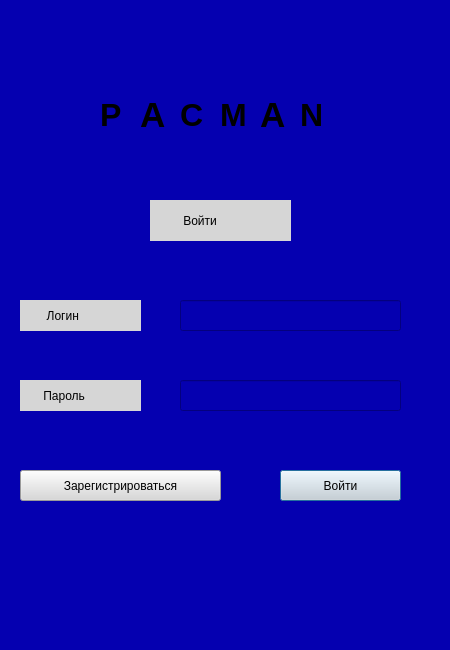
<?xml version="1.0" encoding="UTF-8"?>
<ui version="4.0">
 <class>vhod</class>
 <widget class="QDialog" name="vhod">
  <property name="geometry">
   <rect>
    <x>0</x>
    <y>0</y>
    <width>450</width>
    <height>650</height>
   </rect>
  </property>
  <property name="minimumSize">
   <size>
    <width>450</width>
    <height>650</height>
   </size>
  </property>
  <property name="maximumSize">
   <size>
    <width>450</width>
    <height>650</height>
   </size>
  </property>
  <property name="windowTitle">
   <string>Dialog</string>
  </property>
  <property name="styleSheet">
   <string notr="true">
background-color: rgb(5, 0, 176);


</string>
  </property>
  <widget class="QLabel" name="label1">
   <property name="geometry">
    <rect>
     <x>150</x>
     <y>200</y>
     <width>141</width>
     <height>41</height>
    </rect>
   </property>
   <property name="styleSheet">
    <string notr="true">background-color: rgb(214, 214, 214);
font: 75 9pt &quot;MS Shell Dlg 2&quot;;</string>
   </property>
   <property name="text">
    <string>          Войти</string>
   </property>
  </widget>
  <widget class="QLabel" name="label2">
   <property name="geometry">
    <rect>
     <x>20</x>
     <y>300</y>
     <width>121</width>
     <height>31</height>
    </rect>
   </property>
   <property name="styleSheet">
    <string notr="true">background-color: rgb(214, 214, 214);
font: 75 9pt &quot;MS Shell Dlg 2&quot;;</string>
   </property>
   <property name="text">
    <string>        Логин</string>
   </property>
  </widget>
  <widget class="QLabel" name="label3">
   <property name="geometry">
    <rect>
     <x>20</x>
     <y>380</y>
     <width>121</width>
     <height>31</height>
    </rect>
   </property>
   <property name="styleSheet">
    <string notr="true">background-color: rgb(214, 214, 214);
font: 75 9pt &quot;MS Shell Dlg 2&quot;;</string>
   </property>
   <property name="text">
    <string>       Пароль</string>
   </property>
  </widget>
  <widget class="QLineEdit" name="email">
   <property name="geometry">
    <rect>
     <x>180</x>
     <y>300</y>
     <width>221</width>
     <height>31</height>
    </rect>
   </property>
   <property name="styleSheet">
    <string notr="true">
color: rgb(255, 255, 255);
</string>
   </property>
   <property name="text">
    <string/>
   </property>
  </widget>
  <widget class="QLineEdit" name="password">
   <property name="geometry">
    <rect>
     <x>180</x>
     <y>380</y>
     <width>221</width>
     <height>31</height>
    </rect>
   </property>
   <property name="styleSheet">
    <string notr="true">color: rgb(255, 255, 255);</string>
   </property>
   <property name="text">
    <string/>
   </property>
  </widget>
  <widget class="QPushButton" name="access">
   <property name="geometry">
    <rect>
     <x>280</x>
     <y>470</y>
     <width>121</width>
     <height>31</height>
    </rect>
   </property>
   <property name="styleSheet">
    <string notr="true">background-color: rgb(230, 230, 230);
font: 75 9pt &quot;MS Shell Dlg 2&quot;;
background-color: rgb(216, 216, 216);</string>
   </property>
   <property name="text">
    <string>Войти</string>
   </property>
  </widget>
  <widget class="QPushButton" name="log_in">
   <property name="geometry">
    <rect>
     <x>20</x>
     <y>470</y>
     <width>201</width>
     <height>31</height>
    </rect>
   </property>
   <property name="styleSheet">
    <string notr="true">background-color: rgb(230, 230, 230);
font: 75 9pt &quot;MS Shell Dlg 2&quot;;
background-color: rgb(216, 216, 216);</string>
   </property>
   <property name="text">
    <string>Зарегистрироваться</string>
   </property>
  </widget>
  <widget class="QLabel" name="label_3">
   <property name="geometry">
    <rect>
     <x>140</x>
     <y>90</y>
     <width>31</width>
     <height>51</height>
    </rect>
   </property>
   <property name="text">
    <string>&lt;html&gt;&lt;head/&gt;&lt;body&gt;&lt;p&gt;&lt;span style=&quot; font-size:26pt; font-weight:600;&quot;&gt;A&lt;/span&gt;&lt;/p&gt;&lt;/body&gt;&lt;/html&gt;</string>
   </property>
  </widget>
  <widget class="QLabel" name="label_4">
   <property name="geometry">
    <rect>
     <x>100</x>
     <y>90</y>
     <width>31</width>
     <height>51</height>
    </rect>
   </property>
   <property name="text">
    <string>&lt;html&gt;&lt;head/&gt;&lt;body&gt;&lt;p&gt;&lt;span style=&quot; font-size:24pt; font-weight:600;&quot;&gt;P&lt;/span&gt;&lt;/p&gt;&lt;/body&gt;&lt;/html&gt;</string>
   </property>
  </widget>
  <widget class="QLabel" name="label_6">
   <property name="geometry">
    <rect>
     <x>180</x>
     <y>90</y>
     <width>31</width>
     <height>51</height>
    </rect>
   </property>
   <property name="text">
    <string>&lt;html&gt;&lt;head/&gt;&lt;body&gt;&lt;p&gt;&lt;span style=&quot; font-size:24pt; font-weight:600;&quot;&gt;C&lt;/span&gt;&lt;/p&gt;&lt;/body&gt;&lt;/html&gt;</string>
   </property>
  </widget>
  <widget class="QLabel" name="label_7">
   <property name="geometry">
    <rect>
     <x>300</x>
     <y>90</y>
     <width>31</width>
     <height>51</height>
    </rect>
   </property>
   <property name="text">
    <string>&lt;html&gt;&lt;head/&gt;&lt;body&gt;&lt;p&gt;&lt;span style=&quot; font-size:24pt; font-weight:600;&quot;&gt;N&lt;/span&gt;&lt;/p&gt;&lt;/body&gt;&lt;/html&gt;</string>
   </property>
  </widget>
  <widget class="QLabel" name="label_8">
   <property name="geometry">
    <rect>
     <x>220</x>
     <y>90</y>
     <width>31</width>
     <height>51</height>
    </rect>
   </property>
   <property name="text">
    <string>&lt;html&gt;&lt;head/&gt;&lt;body&gt;&lt;p&gt;&lt;span style=&quot; font-size:24pt; font-weight:600;&quot;&gt;M&lt;/span&gt;&lt;/p&gt;&lt;/body&gt;&lt;/html&gt;</string>
   </property>
  </widget>
  <widget class="QLabel" name="label_5">
   <property name="geometry">
    <rect>
     <x>260</x>
     <y>90</y>
     <width>31</width>
     <height>51</height>
    </rect>
   </property>
   <property name="text">
    <string>&lt;html&gt;&lt;head/&gt;&lt;body&gt;&lt;p&gt;&lt;span style=&quot; font-size:26pt; font-weight:600;&quot;&gt;A&lt;/span&gt;&lt;/p&gt;&lt;/body&gt;&lt;/html&gt;</string>
   </property>
  </widget>
 </widget>
 <resources/>
 <connections/>
</ui>
